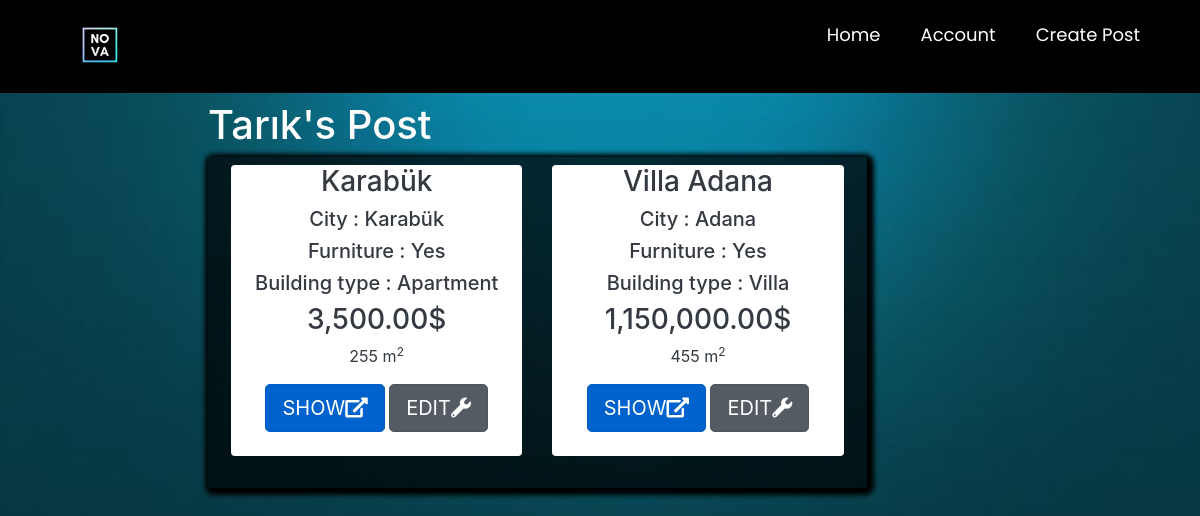
Before: /listaddedposts/ (signed in) with the older database file.
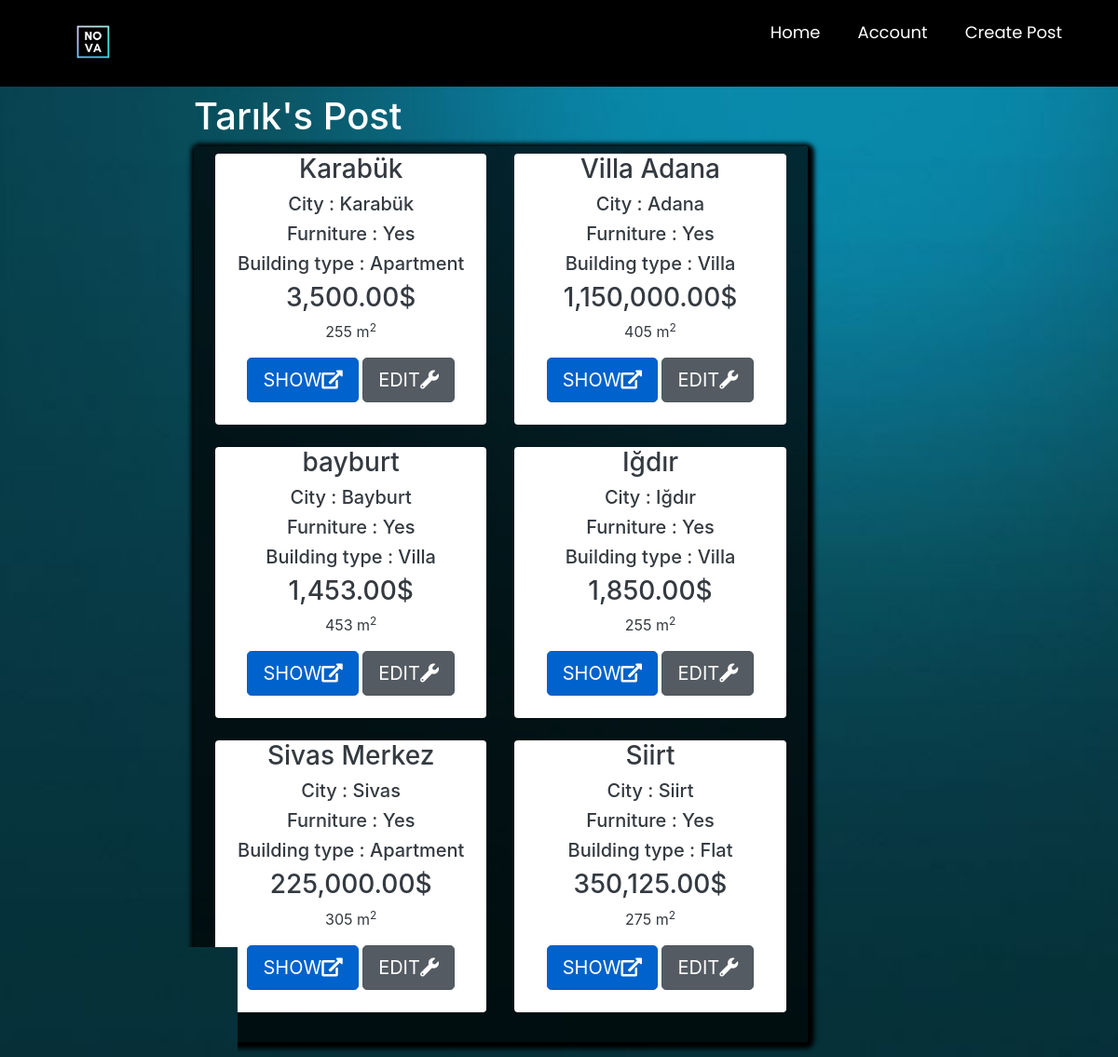
After: the same page with the newer database file.
### main/models.py (models this page shows, shortened)
class Post(models.Model):
    ouruser = models.ForeignKey(ourUser, null=True, on_delete=models.CASCADE)
    post_title = models.CharField(max_length=255,null=True)
    post_description = models.TextField()
    price = models.DecimalField(decimal_places=2 , max_digits=12)
    location = models.CharField(max_length=255,null=True,choices=city)
    postType = models.CharField(choices=RorS , max_length=50, null=True , default='For Sale')
    floor = models.DecimalField(decimal_places=0 , max_digits=3 ,null=True)
    building_age = models.DecimalField(decimal_places=0, max_digits=2 , null=True)
    area = models.DecimalField(decimal_places=0,max_digits=4 ,null=True)
    isFurniture = models.CharField(choices=Furniture ,null=True,max_length=50,default="No")
    building_type = models.CharField(choices=b_types ,null=True ,max_length=50)
    room = models.DecimalField(decimal_places=0 , max_digits=3 ,null=True)

### main/decorators.py (the view)
        def wrapper_func(request, *args, **kwargs):
            group = None
            if request.user.groups.exists():
                group = request.user.groups.all()[0].name
            if group in allowed_roles:
                return view_func(request, *args, **kwargs)
            else:
                return HttpResponse('You are not authorized to view this page')

### main/views.py (called while the page is built)
@login_required
@allowed_users(allowed_roles=['customer'])
def listaddedposts(request):
    fuser = ourUser.objects.get(user_id=request.user.id)
    posts = Post.objects.all().filter(ouruser=fuser)
    mydict = {'posts': posts, 'fuser': fuser}
    return render(request, 'main/listaddedposts.html', context=mydict)

### main/templates/main/listaddedposts.html (shortened to what this page needs)
{% extends 'main/mainpage.html' %}
{% load static %}
{% load humanize %}
{% block content %}
<head>
    <link href="//maxcdn.bootstrapcdn.com/bootstrap/4.1.1/css/bootstrap.min.css" rel="stylesheet" id="bootstrap-css">
    <link rel="stylesheet" href="https://stackpath.bootstrapcdn.com/bootstrap/4.1.3/css/bootstrap.min.css"
>
    <link rel="stylesheet" href="https://use.fontawesome.com/releases/v5.3.1/css/all.css"
>
</head>
<div style="margin-left: 17%">
    <div class="container p-1 my-1 text-white rounded">
        <h1>{{fuser.first_name}}'s Post</h1>
        <div class="col-md-8 rounded" style=" box-shadow: 2px 2px 5px 5px #000000;background-color: rgba(0,0,0,0.7)">
            <div class="row p-2 my-2">
                {% if posts %}
                {% for i in posts %}
                <div class="col-md-6 ">
                    <div class="container-fluid bg-white rounded text-dark" style="text-align:center;">
                        <h3>{{ i.post_title }}</h3>
                        <h5>City : {{ i.location }}</h5>
                        <h5>Furniture : {{ i.isFurniture }}</h5>
                        <h5>Building type : {{ i.building_type }}</h5>
                        <h3>{{ i.price|intcomma }}$</h3>
                        <p class="descroption">{{i.area}} m<sup>2</sup></p>
                        <a href="{% url 'product_details' i.id %}" class="btn btn-primary btn-lg active" role="button"
                           aria-pressed="true">SHOW<i class="fas fa-external-link-alt"></i></a>
                        <a href="{% url 'editpost' i.id %}" class="btn btn-secondary btn-lg active" role="button"
                           aria-pressed="true">EDIT<i class="fas fa-wrench"></i></i></a>
                        <br><br>
                    </div>
                    <br>
                </div>
                {% endfor %}
                {%else%}
                <h3>You dont have any post yet</h3>
                <h2>If you want to post <a href="{% url 'createpost' %}">click here</a></h2>
                {% endif %}
            </div>
        </div>
    </div>
</div>
{% endblock %}

Changed rows visible on the page:
changed Post "Villa Adana": area "455" → "405"
added Post: post_title "bayburt", location "Bayburt", isFurniture "Yes", building_type "Villa", price "1,453.00", area "453"
added Post: post_title "Iğdır", location "Iğdır", isFurniture "Yes", building_type "Villa", price "1,850.00", area "255"
added Post: post_title "Sivas Merkez", location "Sivas", isFurniture "Yes", building_type "Apartment", price "225,000.00", area "305"
added Post: post_title "Siirt", location "Siirt", isFurniture "Yes", building_type "Flat", price "350,125.00", area "275"
